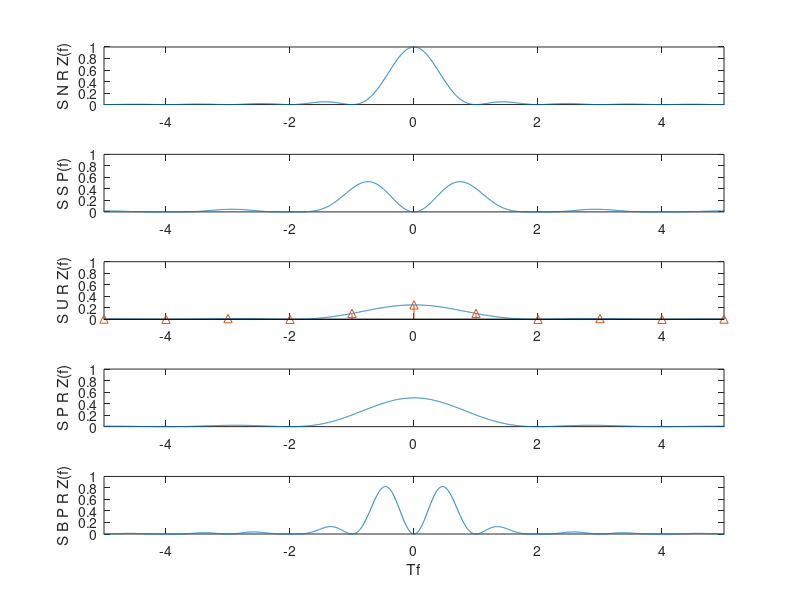

The MATLAB script that drew this image:
% File: c5ce1.m
%
clf
ANRZ = 1;
T = 1;
f = -40:.005:40;
SNRZ = ANRZ^2*T*(sinc(T*f)).^2;
areaNRZ = trapz(f, SNRZ) % Area of NRZ spectrum as check
ASP = 1;
SSP = ASP^2*T*(sinc(T*f/2)).^2.*(sin(pi*T*f/2)).^2;
areaSP = trapz(f, SSP) % Area of split-phase spectrum as check
AURZ = 2;
SURZc = AURZ^2*T/16*(sinc(T*f/2)).^2;
areaRZc = trapz(f, SURZc)
fdisc = -40:1:40;
SURZd = zeros(size(fdisc));
SURZd = AURZ^2/16*(sinc(fdisc/2)).^2;
areaRZ = sum(SURZd)+areaRZc % Area of unipolar return-to-zero spect as
APRZ = sqrt(2);
SPRZ = APRZ^2*T/4*(sinc(T*f/2)).^2;
areaSPRZ = trapz(f, SPRZ) % Area of polar return-to-zero spectrum as check
ABPRZ = 2;
SBPRZ = ABPRZ^2*T/4*((sinc(T*f/2)).^2).*(sin(pi*T*f)).^2;
areaBPRZ = trapz(f, SBPRZ) % Area of bipolar return-to-zero spectrum as check
subplot(5,1,1), plot(f, SNRZ), axis([-5, 5, 0, 1]), ylabel('S N R Z(f)')
subplot(5,1,2), plot(f, SSP), axis([-5, 5, 0, 1]), ylabel('S S P(f)')

subplot(5,1,3), plot(f, SURZc), axis([-5, 5, 0, 1]), ylabel('S U R Z(f)')

hold on
subplot(5,1,3), stem(fdisc, SURZd, '^'), axis([-5, 5, 0, 1])
subplot(5,1,4), plot(f, SPRZ), axis([-5, 5, 0, 1]), ylabel('S P R Z(f)')
subplot(5,1,5), plot(f, SBPRZ), axis([-5, 5, 0, 1]),
xlabel('Tf'), ylabel('S B P R Z(f)')
% End of script file